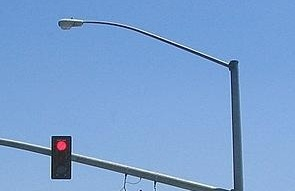
%> input picture Test cases/Case 3/1.jpg, 295 x 191 px
$ octave test_3.m   (GNU Octave 9; MATLAB toolbox functions it lacks are replaced by stand-ins)
%> lines starting %> are read from the running program, lines starting %| are printed output that depends on the picture; in (x1, y1, x2, y2) boxes, pixels count from 0 and x2, y2 are one past the last pixel; in counts of white or black regions, pixels touching at a corner belong together; the program's own positions count from 1

img=imread('F:\4th year\image\project\Test cases\Case 3\1.jpg');
%> img is the input picture: size 191x295x3 uint8; mean R, G, B 121.9, 160.8, 209.8
figure,imshow(img);

I = rgb2gray(img);
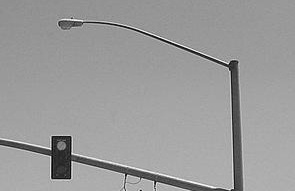
%> I: size 191x295 uint8; min 3, max 251, mean 154.7
I = im2bw(I);
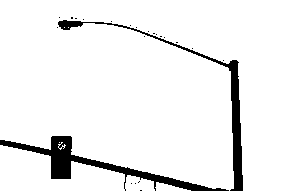
%> I: size 191x295 logical; 93.3% white; 23 black regions (21 under 20 px), largest, box (x1, y1, x2, y2) and area: (0, 136, 229, 191) 2129, (58, 20, 243, 191) 1604
I = ~I;
%> I: size 191x295 logical; 6.7% white; 23 white regions (21 under 20 px)
figure,imshow(I);
[L ,num] = bwlabel(I);
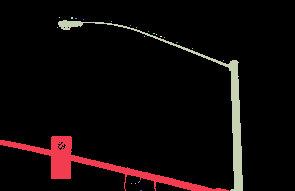
%> L: size 191x295 double; 24 distinct labels, from 0 to 23; one colour per label, 0 black
%> num = 23
stats = regionprops(L,'BoundingBox');
%> stats = 23 regions; largest, box (x1, y1, x2, y2): (58, 20, 243, 191), (0, 136, 229, 191), (71, 17, 73, 19), (138, 181, 140, 183), (75, 18, 77, 19)
rectangle('Position',stats(1).BoundingBox,'Edgecolor','r');
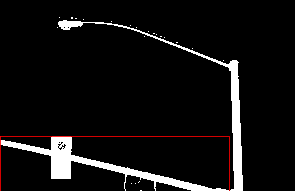
%> figure redrawn from the program's plot data
stats(1).BoundingBox(1)=53;
stats(1).BoundingBox(2)=138;
stats(1).BoundingBox(3)=20;
stats(1).BoundingBox(4)=42;

I2=imcrop(img,stats(1).BoundingBox);
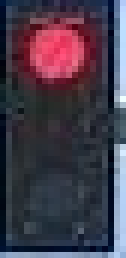
%> I2: size 43x21x3 uint8 (shown 6 times larger); mean R, G, B 69.4, 59.3, 74.3
figure,imshow(I2);
%%%%%%%%%%
red_count=0;
green_count=0;
yellow_count=0;
[h, w ,l ]= size(I2);
%> h = 43; w = 21; l = 3
disp(h);
%| 43
disp(w);
%| 21
bbb = I2(1,1,2);
%> bbb = 22
for i = 1:h
    for j = 1: w
        if(I2(i,j,1)>200 && I2(i,j,2)<120)
            red_count= red_count + 1 ;
        end
         if(I2(i,j,2)>200 && I2(i,j,1)<120)
             green_count= green_count + 1 ;
         end
         if (I2(i,j,2)>180 && I2(i,j,1)>230)
             yellow_count = yellow_count+1;
         end
    end
end
%> after the loop, green_count = 0; red_count = 48; yellow_count = 1
if(red_count>green_count)
    disp('red')
elseif (green_count>red_count)
    disp('green')
elseif(yellow_count > red_count&&yellow_count > green_count)
        disp('Yellow')
end


% [54 lines of commented-out code are left out]

$ run again, with Test cases/Case 3/2.jpg copied over Test cases/Case 3/1.jpg
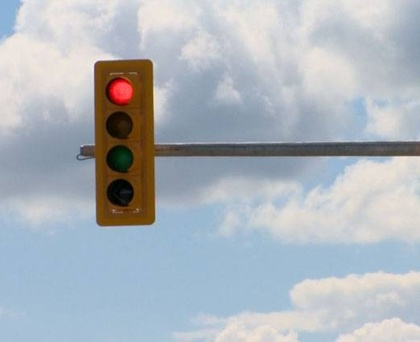
%> input picture Test cases/Case 3/2.jpg, 420 x 342 px, shrunk from 518 x 422 before the run
%> img is the input picture: size 342x420x3 uint8; mean R, G, B 174, 181.4, 188.9
%> `I = im2bw(I);`:
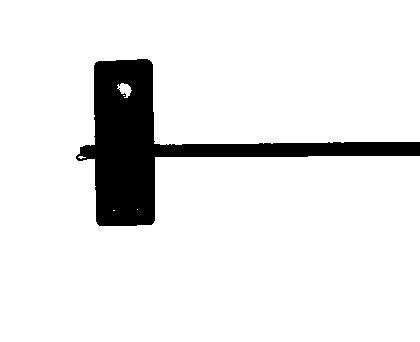
%> I: size 342x420 logical; 90.6% white; 1 black region, box (x1, y1, x2, y2) and area: (76, 59, 420, 226) 13436
%> L: size 342x420 double; values 0 (black) and 1 (white), 9.4% white; 1 white region
%> num = 1
%> stats = 1 region; box (x1, y1, x2, y2): (76, 59, 420, 226)
%> `I2=imcrop(img,stats(1).BoundingBox);`:
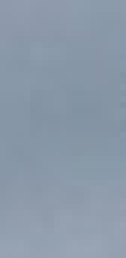
%> I2: size 43x21x3 uint8 (shown 6 times larger); mean R, G, B 138.7, 153.2, 169.4
%| 43
%| 21
%> bbb = 154
%> after the loop `for i = 1:h`: green_count = 0
